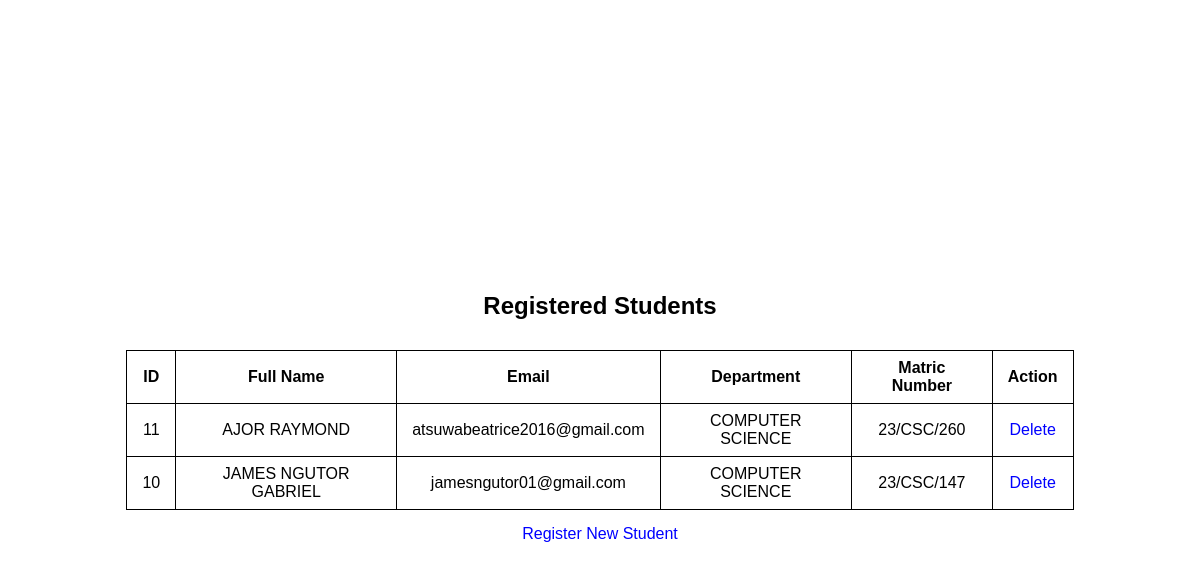
The page /view.php on the database its author committed.
### tables this page shows
CREATE TABLE `student_records` (
  `id` int(11) NOT NULL,
  `full_name` varchar(100) NOT NULL,
  `email` varchar(100) NOT NULL,
  `department` varchar(100) NOT NULL,
  `matric_number` varchar(50) NOT NULL,
  `created_at` timestamp NOT NULL DEFAULT current_timestamp()
);

### view.php (the view, shortened to what this page needs)
<?php
$host = "localhost";
$user = "root";
$pass = "";
$dbname = "student_db";
$conn = new mysqli($host, $user, $pass, $dbname);
$rows = [];
$sql  = "SELECT * FROM student_records ORDER BY id DESC";
if ($result = $conn->query($sql)) {
    while ($row = $result->fetch_assoc()) {
        $rows[] = $row;
    }
}
?>
<!DOCTYPE html>
<html lang="en">
<head>
</head>
<body>
    <h2>Registered Students</h2>
    <table>
        <tr>
            <th>ID</th>
            <th>Full Name</th>
            <th>Email</th>
            <th>Department</th>
            <th>Matric Number</th>
            <th>Action</th>
        </tr>
        <?php if (count($rows) > 0): ?>
            <?php foreach ($rows as $row): ?>
                <tr>
                    <td><?php echo (int)$row['id']; ?></td>
                    <td><?php echo htmlspecialchars($row['full_name'], ENT_QUOTES, 'UTF-8'); ?></td>
                    <td><?php echo htmlspecialchars($row['email'], ENT_QUOTES, 'UTF-8'); ?></td>
                    <td><?php echo htmlspecialchars($row['department'], ENT_QUOTES, 'UTF-8'); ?></td>
                    <td><?php echo htmlspecialchars($row['matric_number'], ENT_QUOTES, 'UTF-8'); ?></td>
                    <td>
                        <a href="view.php?delete=<?php echo (int)$row['id']; ?>" onclick="return confirm('Delete this student?');">Delete</a>
                    </td>
                </tr>
            <?php endforeach; ?>
        <?php else: ?>
            <tr>
                <td colspan="6">No students found.</td>
            </tr>
        <?php endif; ?>
    </table>
    <a href="index.php">Register New Student</a>
</body>
</html>

### view.php (style rules this page uses)
body { display: flex; justify-content: center; align-items: center; flex-direction: column; min-height: 100vh; font-family: Arial, sans-serif; }
table { border: 1px solid black; border-collapse: collapse; margin-top: 20px; width: 80%; }
th, td { border: 1px solid black; padding: 8px 15px; text-align: center; }
h2 { margin-bottom: 10px; }
a { margin-top: 15px; text-decoration: none; color: blue; }

### rows shown on the page
student_records: id "11", full_name "AJOR RAYMOND", email "atsuwabeatrice2016@gmail.com", department "COMPUTER SCIENCE", matric_number "23/CSC/260"
student_records: id "10", full_name "JAMES NGUTOR GABRIEL", email "jamesngutor01@gmail.com", department "COMPUTER SCIENCE", matric_number "23/CSC/147"
